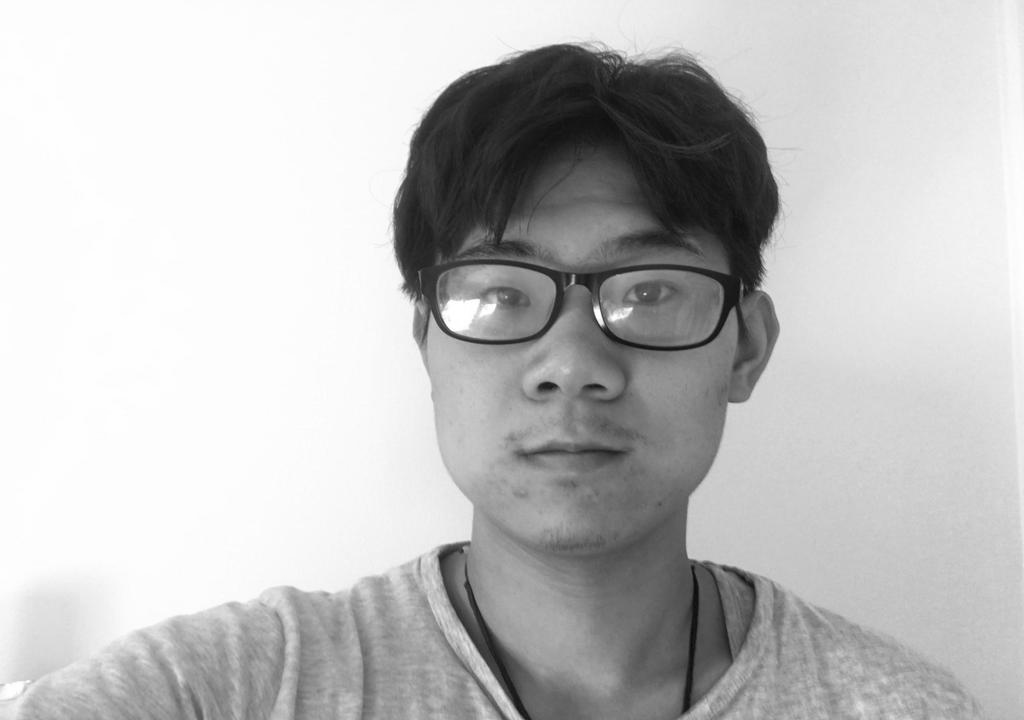
%> input picture ENGN4528_codes/ENGN4528_CLAB2/tmp.pgm, 1024 x 720 px, given in place of task3.jpg, which was not available
$ octave task_3.m   (GNU Octave 9; MATLAB toolbox functions it lacks are replaced by stand-ins)
%> lines starting %> are read from the running program, lines starting %| are printed output that depends on the picture; pictures that were not available may be replaced by others from this repository, and a replacement may not be noted
### ENGN4528_codes/ENGN4528_CLAB1/my_Gauss_filter.m
function im_out = my_Gauss_filter(noisy_image, my_9x9_gausskernel)
%gauss_kernel should be prepared already
[a,b] = size(noisy_image);
im_out = zeros(a-8,b-8);
gauss = reshape(my_9x9_gausskernel,[1,81]);

for i = 1:a-8
    for j = 1:b-8
        img_window = noisy_image(i:i+8,j:j+8);
        img_window = reshape(img_window,[81,1]);
        im_out(i,j) = gauss*img_window;
    end
end


### ENGN4528_codes/ENGN4528_CLAB1/task_3.m
clear all;
close all;
clc;
%step 1
fin = imread('task3.jpg');
%> fin is the input picture: size 720x1024 uint8; min 8, max 255, mean 192
edit = imresize(fin,[512 512]);
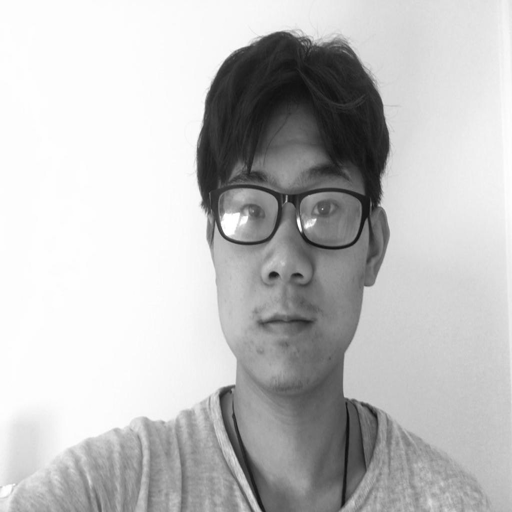
%> edit: size 512x512 uint8; min 13, max 255, mean 192
edit_s = rgb2gray(edit);
imwrite(edit_s,'3_1.jpg');
%step 2
noise_pic = imnoise(edit_s,'gaussian',0,30^2/255^2);
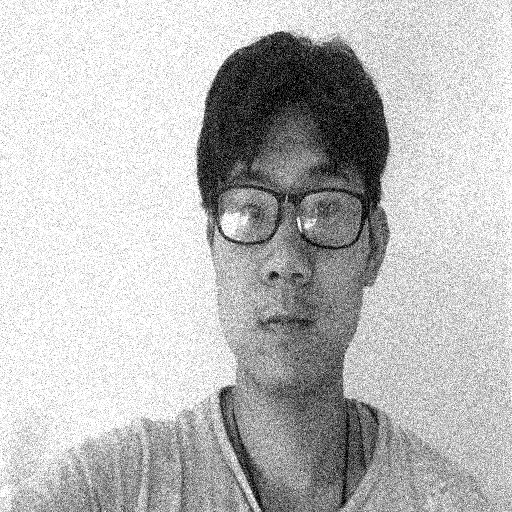
%> noise_pic: size 512x512 uint8; min 0, max 255, mean 187.9
noise_pic = double(noise_pic);
%> noise_pic: size 512x512 double

figure;
subplot(1,2,1);
imshow(edit_s,[]);
title('Resized picture');
subplot(1,2,2);
imshow(noise_pic,[]);
title('Noisy picture');


%step 3
figure;
subplot(2,1,1);
h = histogram(edit_s);
title('Original Picture');
subplot(2,1,2);
h = histogram(noise_pic);
title('Noisy Picture');
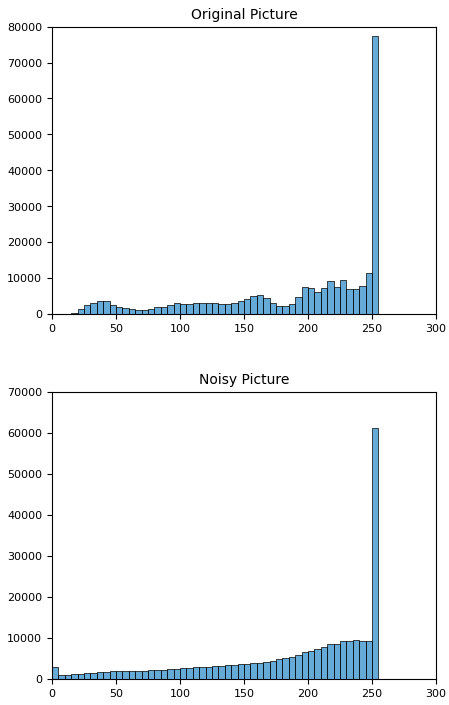
%> figure redrawn from the program's plot data, 2 panels; panel 1: tallest bar 77302 high, from x = 250 to 255; panel 2: tallest bar 61286 high, from x = 250 to 255

%step 4
H = fspecial('gaussian',[9 9],30);
denoise = my_Gauss_filter(noise_pic,H);
%> after the loop in my_Gauss_filter, `for i = 1:a-8`:
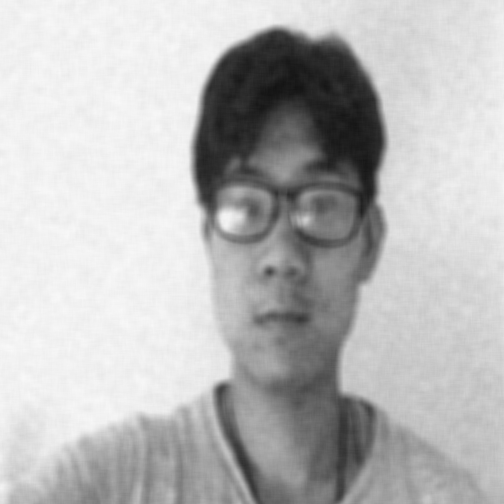
%> im_out: size 504x504 double; min 18.57, max 249, mean 187.1
figure;
subplot(1,2,1)
imshow(denoise,[]);
title('my Gauss filter');
%step 5
denoise2 = filter2(H,noise_pic);
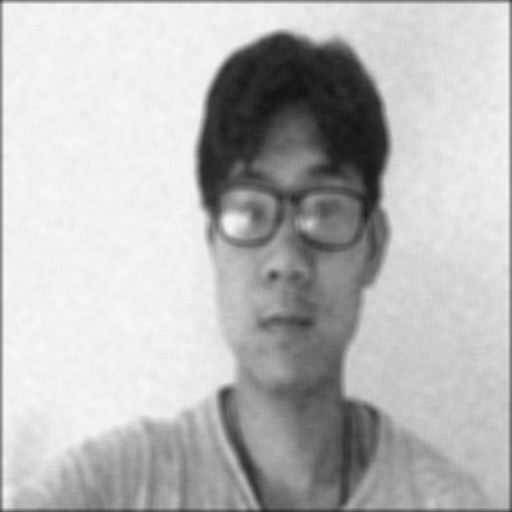
%> denoise2: size 512x512 double; min 18.57, max 249, mean 186
subplot(1,2,2);
imshow(denoise2,[]);
title('Matlab Gauss Filter');
